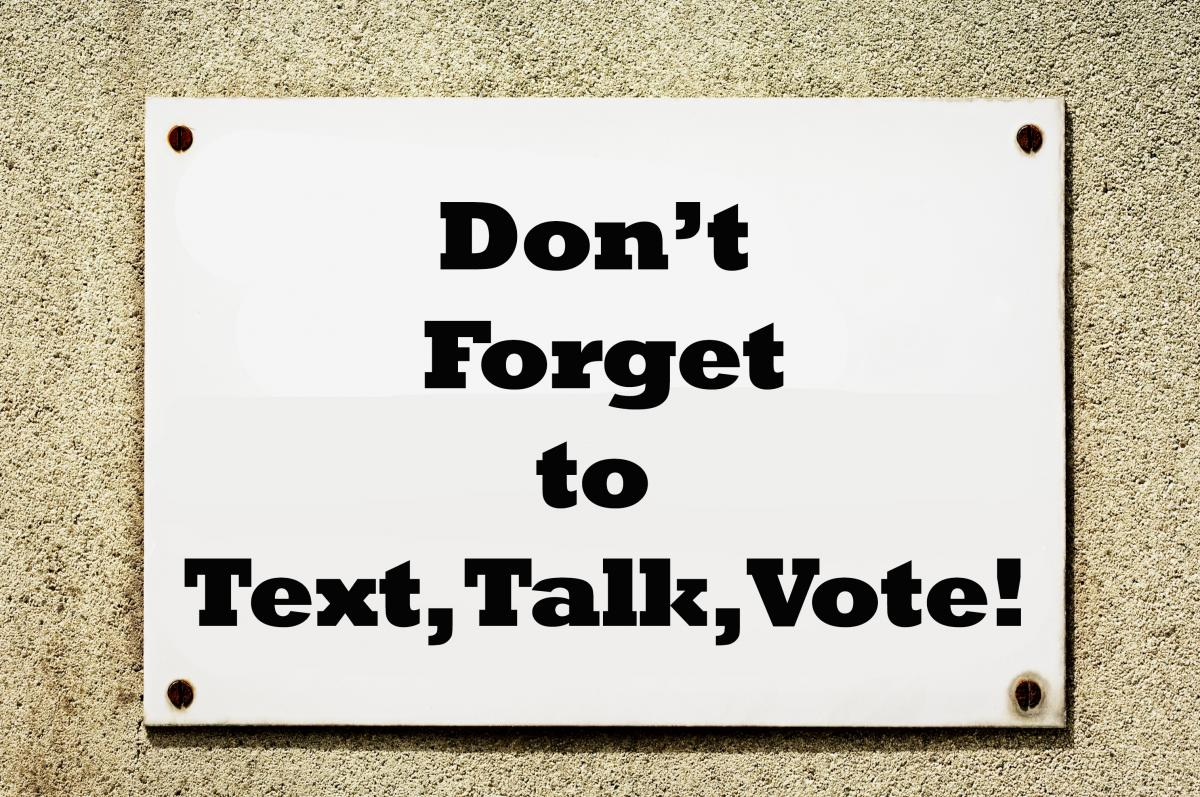
#> input picture img_with_border.jpg, 1200 x 797 px
$ python swt-python3-opencv-impl.py img_with_border.jpg   (older library calls are emulated)
#> lines starting #> are read from the running program, lines starting #| are printed output that depends on the picture; after the words box and inside, x2 and y2 are one past the last pixel; in counts of white or black regions, pixels touching at a corner belong together
# -*- encoding: utf-8 -*-
from __future__ import division
from collections import defaultdict
import hashlib
import math
import os
import sys
import time
# from urllib2 import urlopen
from urllib.request import urlopen

import numpy as np
import cv2
import scipy.sparse, scipy.spatial

t0 = time.clock()

diagnostics = True


class SWTScrubber(object):
    @classmethod
    def scrub(cls, filepath):
        """
        Apply Stroke-Width Transform to image.

        :param filepath: relative or absolute filepath to source image
        :return: numpy array representing result of transform
        """
        canny, sobelx, sobely, theta = cls._create_derivative(filepath)
        swt = cls._swt(theta, canny, sobelx, sobely)
        shapes = cls._connect_components(swt)
        swts, heights, widths, topleft_pts, images = cls._find_letters(swt, shapes)
        word_images = cls._find_words(swts, heights, widths, topleft_pts, images)

        final_mask = np.zeros(swt.shape)
        for word in word_images:
            final_mask += word
        return final_mask

    @classmethod
    def _create_derivative(cls, filepath):
#> called with filepath = 'img_with_border.jpg'
        img = cv2.imread(filepath,0)
#> img: shape (797, 1200); min 0, max 255, mean 194.9
        edges = cv2.Canny(img, 175, 320, apertureSize=3)
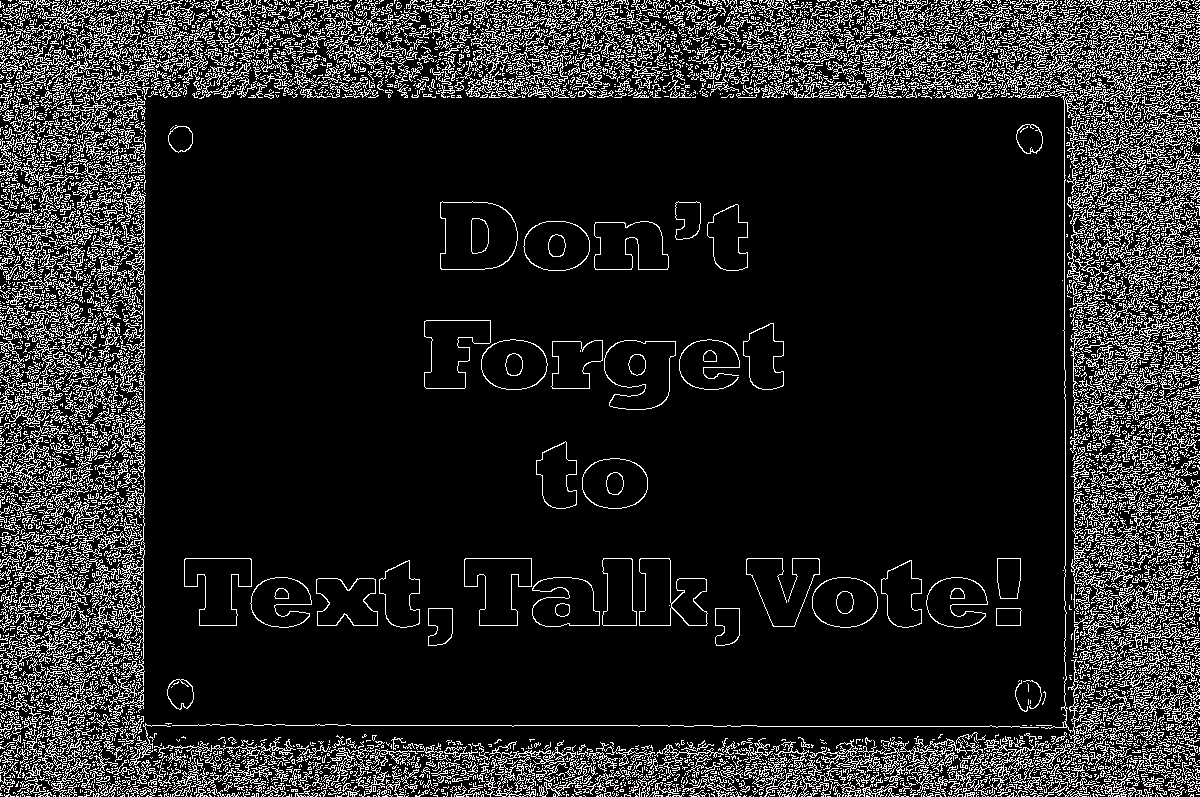
#> edges: shape (797, 1200); 14% white in thin lines or dots
        # Create gradient map using Sobel
        sobelx64f = cv2.Sobel(img,cv2.CV_64F,1,0,ksize=-1)
        sobely64f = cv2.Sobel(img,cv2.CV_64F,0,1,ksize=-1)

        theta = np.arctan2(sobely64f, sobelx64f)
        if diagnostics:
            global filename_without_suffix
            cv2.imwrite('swt/'+filename_without_suffix+'/edges.jpg',edges)
            cv2.imwrite('swt/'+filename_without_suffix+'/sobelx64f.jpg', np.absolute(sobelx64f))
            cv2.imwrite('swt/'+filename_without_suffix+'/sobely64f.jpg', np.absolute(sobely64f))
            # amplify theta for visual inspection
            theta_visible = (theta + np.pi)*255/(2*np.pi)
            cv2.imwrite('swt/'+filename_without_suffix+'/theta.jpg', theta_visible)
        return (edges, sobelx64f, sobely64f, theta)

    @classmethod
    def _swt(self, theta, edges, sobelx64f, sobely64f):
        # create empty image, initialized to infinity
        swt = np.empty(theta.shape)
        swt[:] = np.Infinity
        rays = []

        print (time.clock() - t0)

        # now iterate over pixels in image, checking Canny to see if we're on an edge.
        # if we are, follow a normal a ray to either the next edge or image border
        # edgesSparse = scipy.sparse.coo_matrix(edges)
        step_x_g = -1 * sobelx64f
        step_y_g = -1 * sobely64f
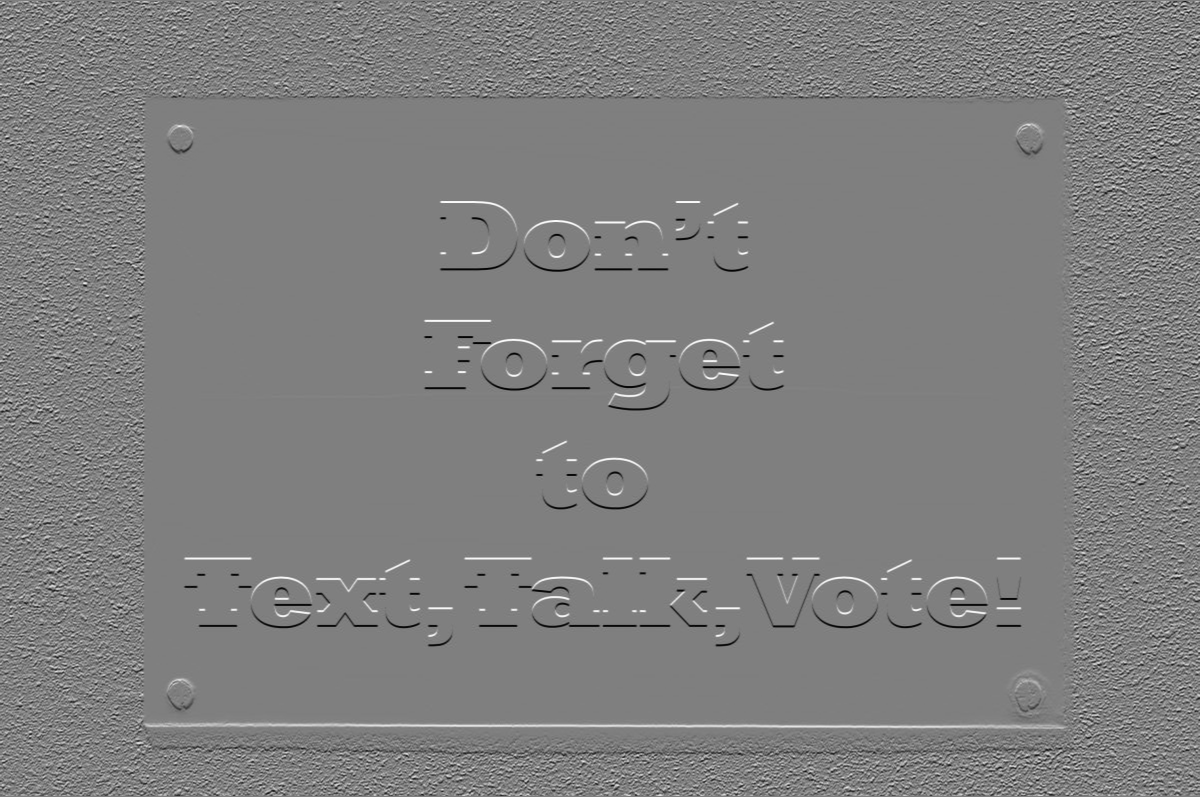
#> step_y_g: shape (797, 1200) float64; min -4031, max 4033, mean 0.2; drawn with min black and max white
        mag_g = np.sqrt( step_x_g * step_x_g + step_y_g * step_y_g )
        grad_x_g = step_x_g / mag_g
        grad_y_g = step_y_g / mag_g
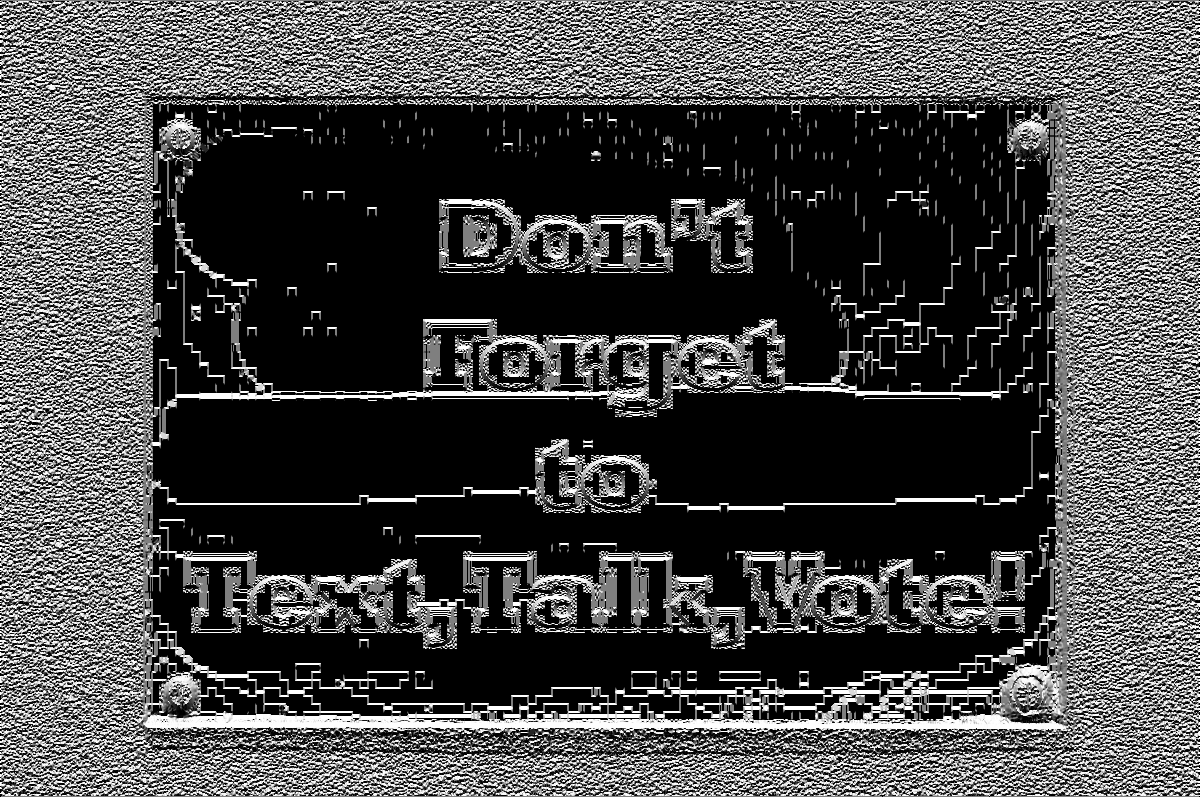
#> grad_y_g: shape (797, 1200) float64; 43.97% of the values are NaN or infinite; the others: min -1, max 1, mean 0.00931; drawn with min black, max white, NaN and infinite black

        for x in range(edges.shape[1]):
            for y in range(edges.shape[0]):
                if edges[y, x] > 0:
                    step_x = step_x_g[y, x]
                    step_y = step_y_g[y, x]
                    mag = mag_g[y, x]
                    grad_x = grad_x_g[y, x]
                    grad_y = grad_y_g[y, x]
                    ray = []
                    ray.append((x, y))
                    prev_x, prev_y, i = x, y, 0
                    while True:
                        i += 1
                        cur_x = math.floor(x + grad_x * i)
                        cur_y = math.floor(y + grad_y * i)

                        if cur_x != prev_x or cur_y != prev_y:
                            # we have moved to the next pixel!
                            try:
                                if edges[cur_y, cur_x] > 0:
                                    # found edge,
                                    ray.append((cur_x, cur_y))
                                    theta_point = theta[y, x]
                                    alpha = theta[cur_y, cur_x]
                                    if math.acos(grad_x * -grad_x_g[cur_y, cur_x] + grad_y * -grad_y_g[cur_y, cur_x]) < np.pi/2.0:
                                        thickness = math.sqrt( (cur_x - x) * (cur_x - x) + (cur_y - y) * (cur_y - y) )
                                        for (rp_x, rp_y) in ray:
                                            swt[rp_y, rp_x] = min(thickness, swt[rp_y, rp_x])
                                        rays.append(ray)
                                    break
                                # this is positioned at end to ensure we don't add a point beyond image boundary
                                ray.append((cur_x, cur_y))
                            except IndexError:
                                # reached image boundary
                                break
                            prev_x = cur_x
                            prev_y = cur_y
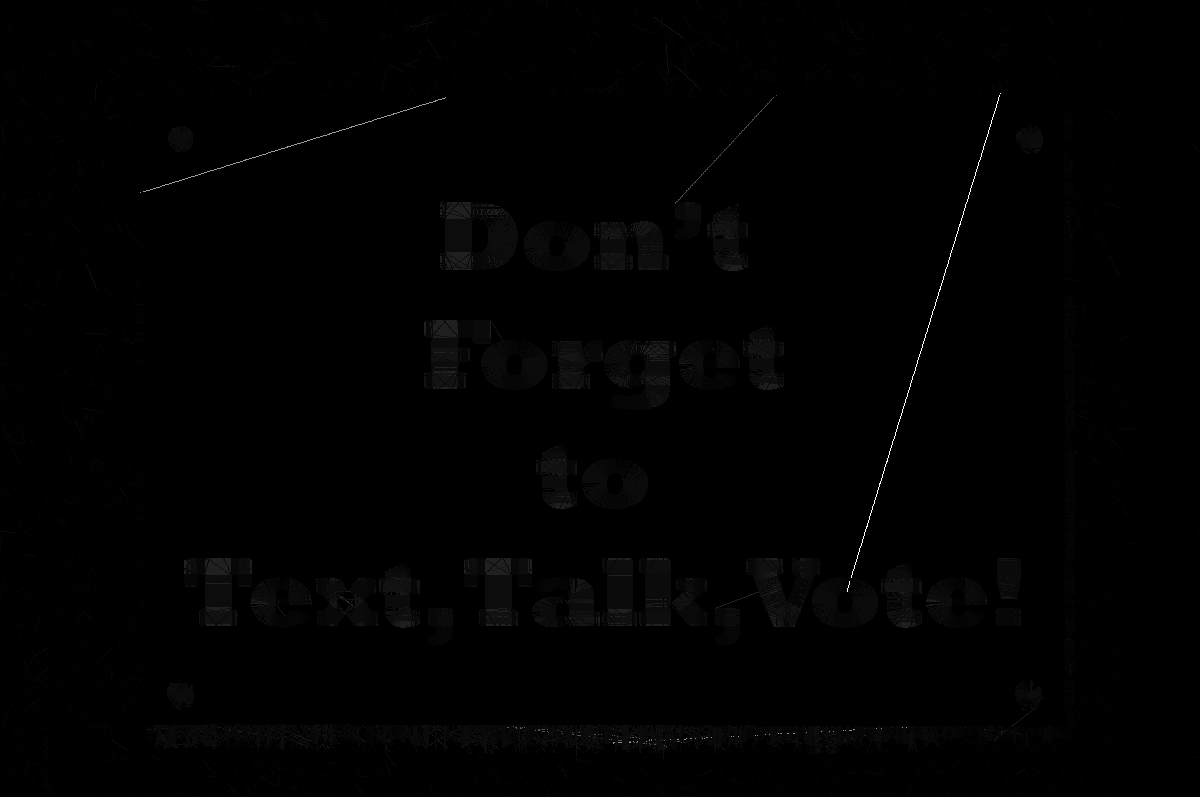
#> swt: shape (797, 1200) float64; 77.71% of the values are NaN or infinite; the others: min 1, max 523.2, mean 13.59; drawn with min black, max white, NaN and infinite black
#> after the loop, alpha = 3.14; rays = 66583 items; theta_point = 0; thickness = 1

        # Compute median SWT
        for ray in rays:
            median = np.median([swt[y, x] for (x, y) in ray])
            for (x, y) in ray:
                swt[y, x] = min(median, swt[y, x])
        if diagnostics:
            global filename_without_suffix
            cv2.imwrite('swt/'+filename_without_suffix+'/swt.jpg', swt * 100)

        return swt

    # [239 lines left out: functions _connect_components, _find_letters, _find_words, not called in this run]


# [19 lines of commented-out code are left out]


filename = ""
if len(sys.argv) == 2:
    filename = sys.argv[1]
else:
    filename = "test3.jpg"

filename_without_suffix = os.path.splitext(os.path.basename(filename))[0]

if not os.path.exists('swt/'):
    os.mkdir('swt/')

if not os.path.exists('swt/'+filename_without_suffix+'/'):
    os.mkdir('swt/'+filename_without_suffix+'/')

#> (the run stopped early here; a loop or call above may not have finished)
